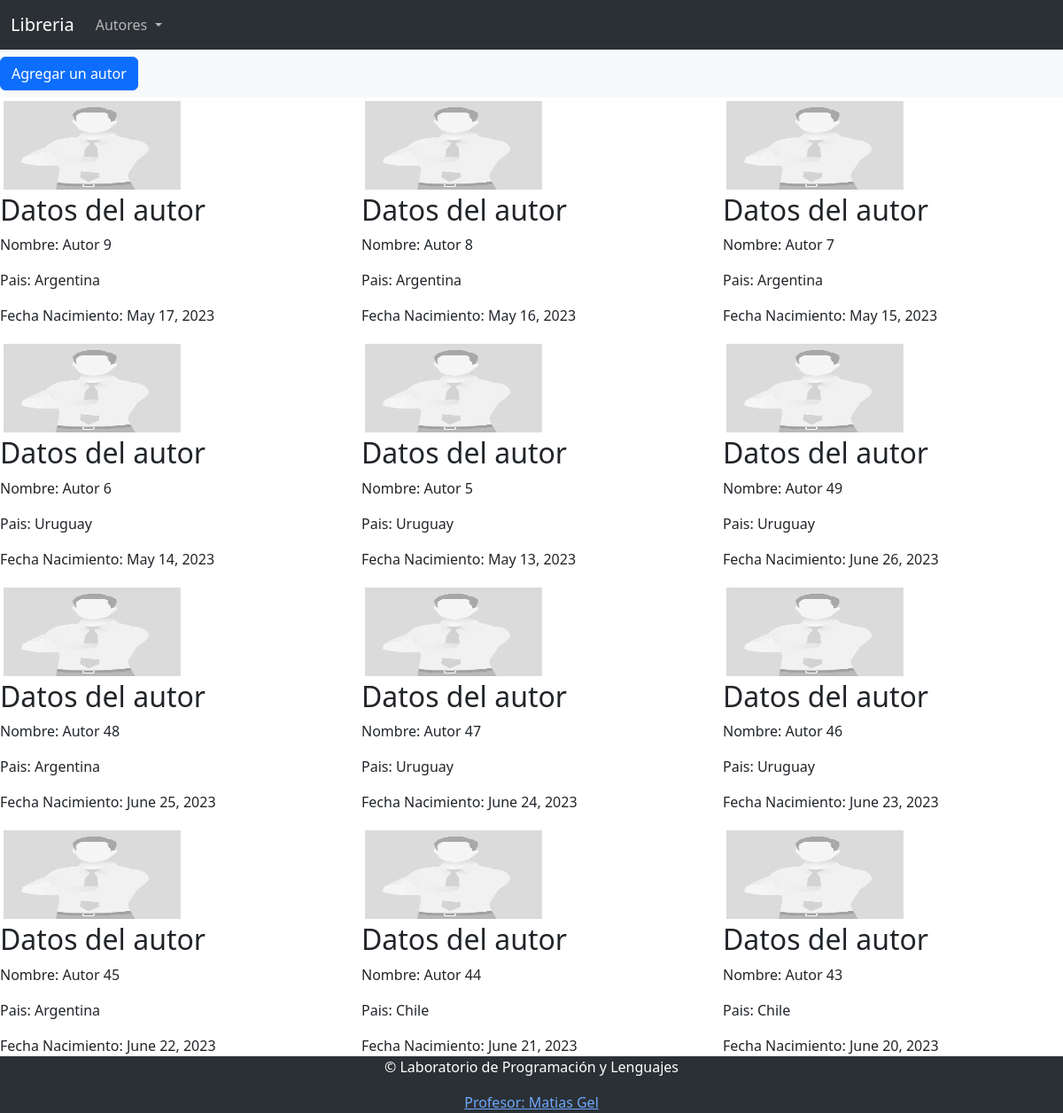
Page /libreria/autores/ on the earlier database version.
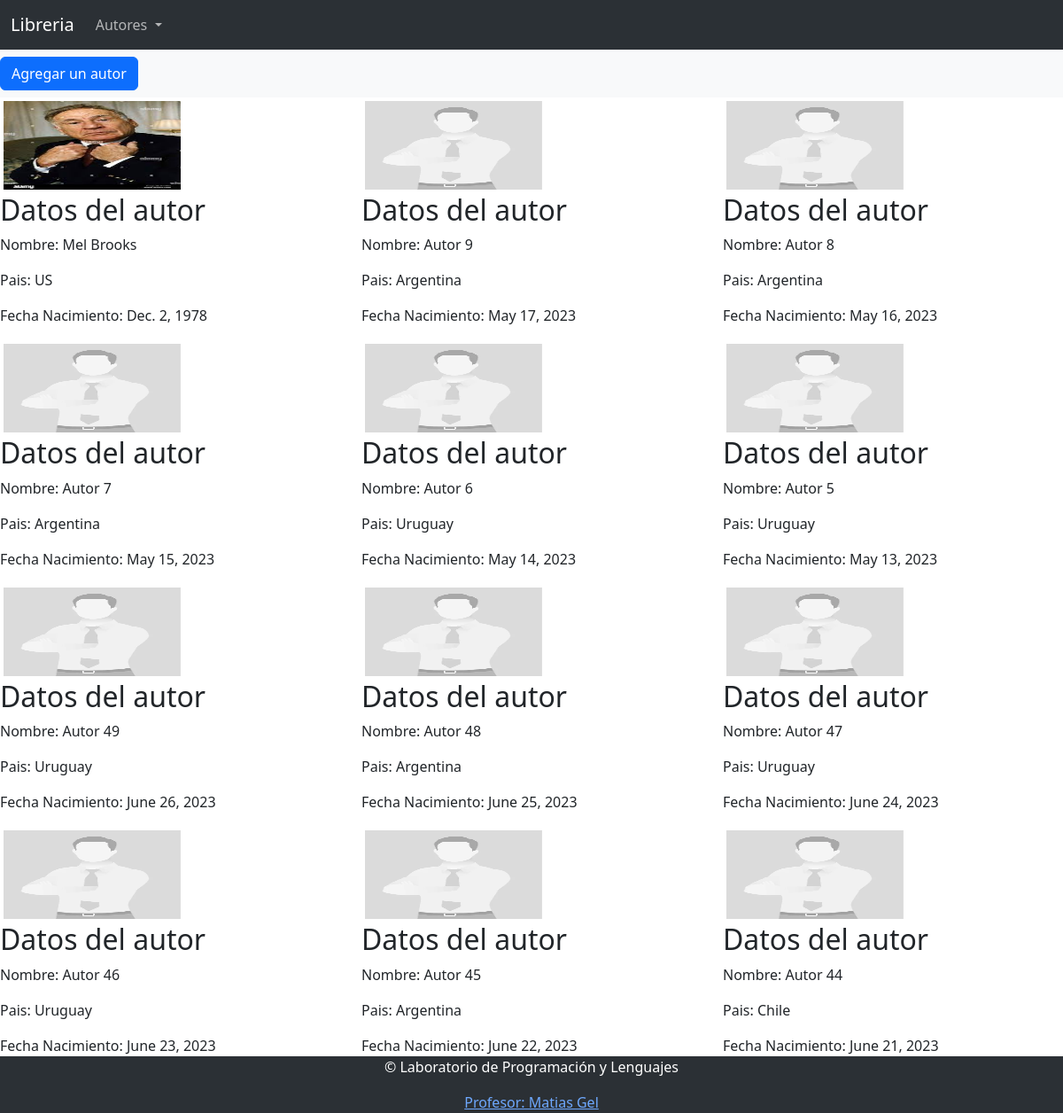
Same page on the later database version.
### libreria/models.py (models this page shows, shortened)
class Autor(models.Model):
  foto = models.ImageField(upload_to="autores", default='autores/nofoto.jpg')
  objects = AutorManager()
  nombre = models.CharField(max_length=100)
  nacionalidad = CountryField()
  fecha_nacimiento = models.DateField(default='--')

### libreria/views/autores.py (the view)
# urls.py: urlpatterns=[path('autores/',AutoresList.as_view(),name='autores-list'),
class AutoresList(TemplateView):
    template_name='listado_autores.html'
    def get_context_data(self, **kwargs):
        context = super().get_context_data(**kwargs)
        libros = Autor.objects.all().order_by('-nombre')
        paginador = Paginator(libros, 12)
        numero_pagina = self.request.GET.get('page')
        context['page_obj'] = paginador.get_page(numero_pagina)
        return context

### templates/listado_autores.html (shortened to what this page needs)
{% extends 'base_template.html'%}
{% block contenido %}
<nav class="navbar navbar-light bg-light">
    <a class="btn btn-primary" href="{% url 'autor-create' %}" role="button">Agregar un autor</a>
</nav>
{% for autor in page_obj %}
    {% if forloop.first %}<div class="row">{% endif %}
    {% if forloop.counter0|divisibleby:3%}
    </div>
    <div class="row">
    {% endif %}
    <div class="col">
        {% include "autores/autor_card.html"%}
    </div>
{% endfor %}
    </div>
{% endblock %}

### templates/base_template.html (shortened to what this page needs)
<!doctype html>
<html lang="es">
{% load static %}
    <head>
      <link href="{% static  'css/bootstrap.css' %}" rel="stylesheet">
    </head>
  <body>
    {% include 'nav_bar.html' %}
    <div name="content py-3">
        {%block contenido%}{%endblock%}
    </div>
    <br>
    <br>
    <footer class="text-center fixed-bottom bg-body-tertiary  text-bg-primary" data-bs-theme="dark">
      <div>
          <p>&copy; Laboratorio de Programación y Lenguajes </p>
      </div>
      <div>
          <a href="mailto:mgel@untdf.edu.ar">Profesor:  Matias Gel</a>
      </div>
 </footer>
  </body>
</html>

### templates/nav_bar.html (shortened to what this page needs)
<nav class="navbar navbar-expand-lg bg-body-tertiary bg-primary" data-bs-theme="dark">
    <div class="container-fluid">
      <a class="navbar-brand" href="#">Libreria</a>
      <div class="collapse navbar-collapse" id="navbarSupportedContent">
        <ul class="navbar-nav me-auto mb-2 mb-lg-0">
          <li class="nav-item dropdown">
            <a class="nav-link dropdown-toggle" href="#" role="button" data-bs-toggle="dropdown" aria-expanded="false">
              Autores
            </a>
          </li>
        </ul>
      </div>
    </div>
  </nav>

### templates/autores/autor_card.html (shortened to what this page needs)
    <div class="thumbnail" style="padding: 0">
      <div style="padding:4px">
        <img   width="200" height="100"
        src="{{autor.foto.url }}" >
      </div>
      <div class="caption">
        <h2>Datos del autor</h2>
        <p>Nombre: {{autor.nombre}}</p>
        <p> Pais: {{autor.nacionalidad}}</p>
        <p>Fecha Nacimiento: {{autor.fecha_nacimiento}}</p>
      </div>
    </div>

Differences in the rows shown:
no longer on this page (row edited): Autor: foto (placeholder picture), nombre "Autor 43", nacionalidad "Chile", fecha_nacimiento "June 20, 2023"
added Autor: foto (picture), nombre "Mel Brooks", nacionalidad "US", fecha_nacimiento "Dec. 2, 1978"
